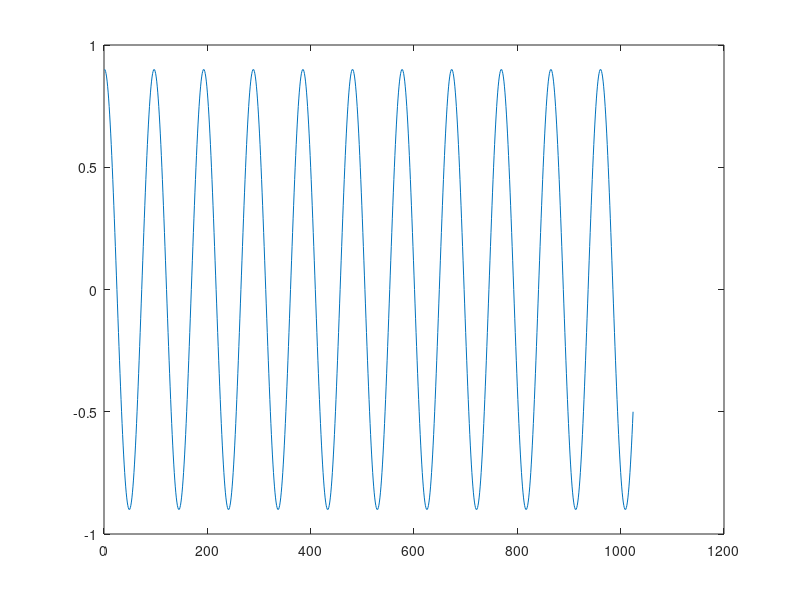

Here is the MATLAB script that generated this plot:
% Creates a sweep from 500Hz to 2000Hz in 50 ms 
fs = 48000; % Samplings frequency
time = 0.021333; % Sec, equal to 1024 samples
t = 0:1/fs:time;
f1 = 500; % Hz
f2 = 2000; % Hz

y = sin(2*pi*500*t + pi/2);

y = y.*0.9; % Gain 0.9
plot(y);

% gem i fil
y16 = y*2^15;
fid = fopen('x_signal.txt', 'w');
for i=1:length(y16)
    xtext = num2str(round(y16(i)));
    fprintf(fid, '%s,\r\n', xtext);
end
fclose(fid);
